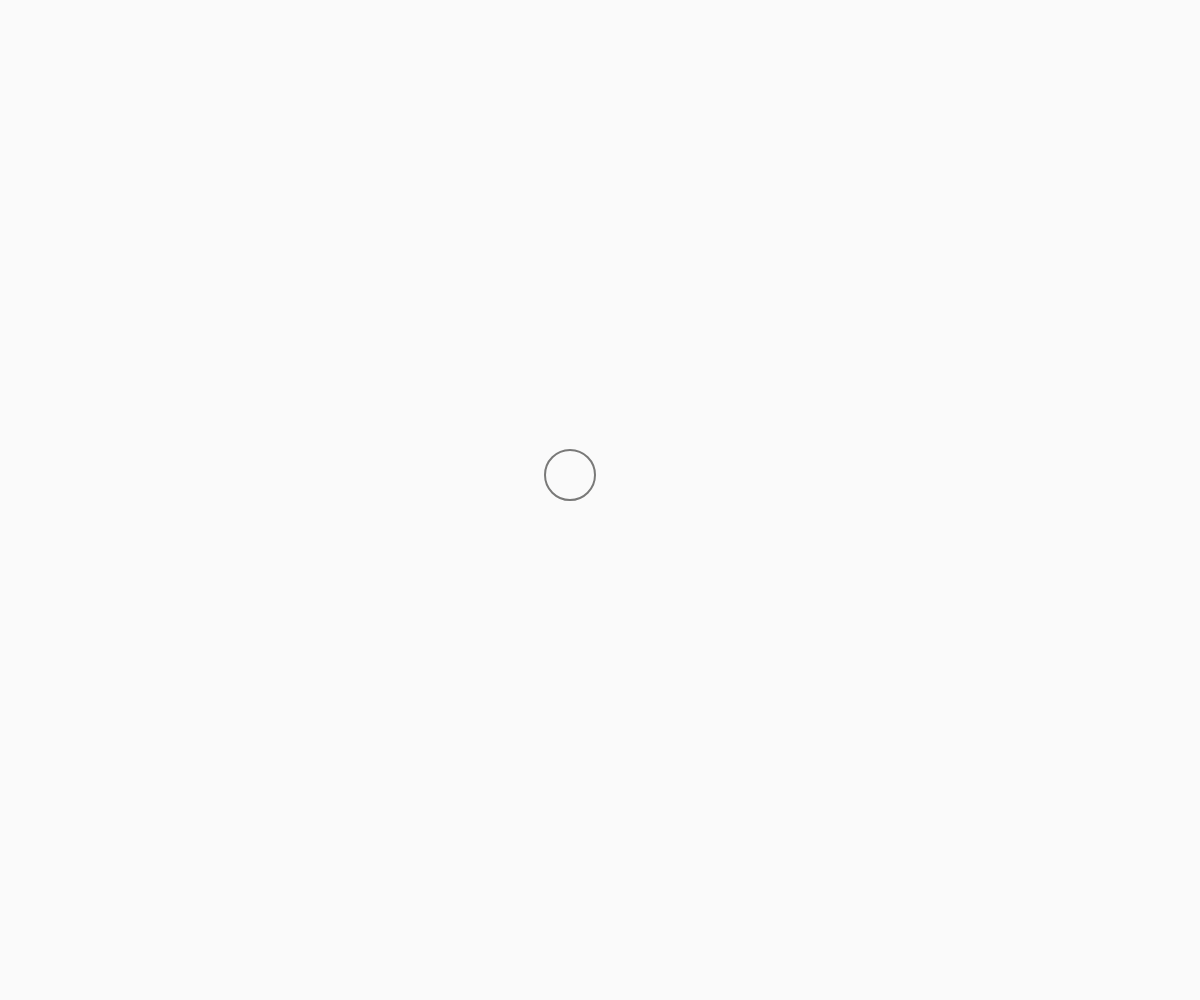
Frame 1 (no input)
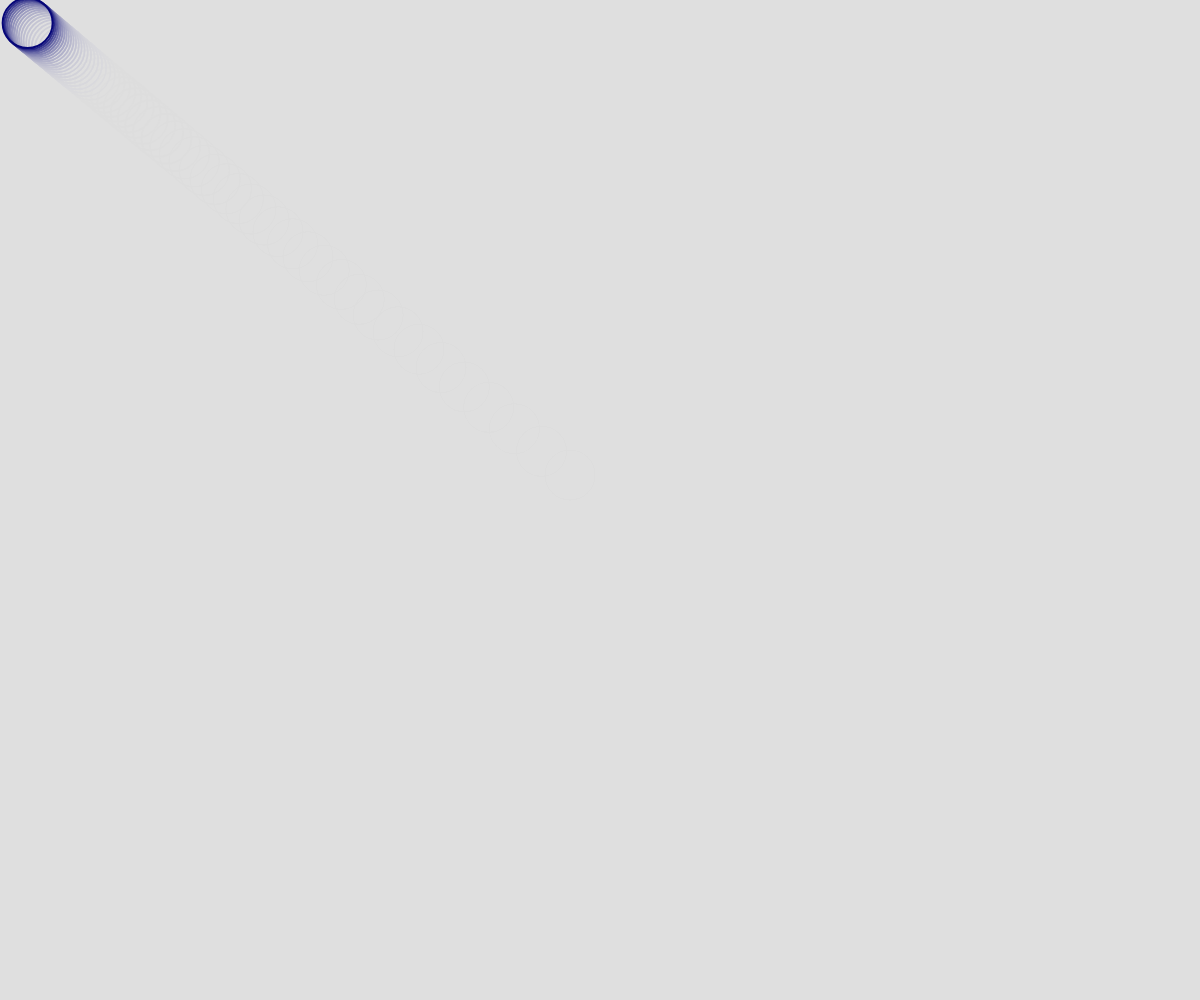
Frame 60 (no input)
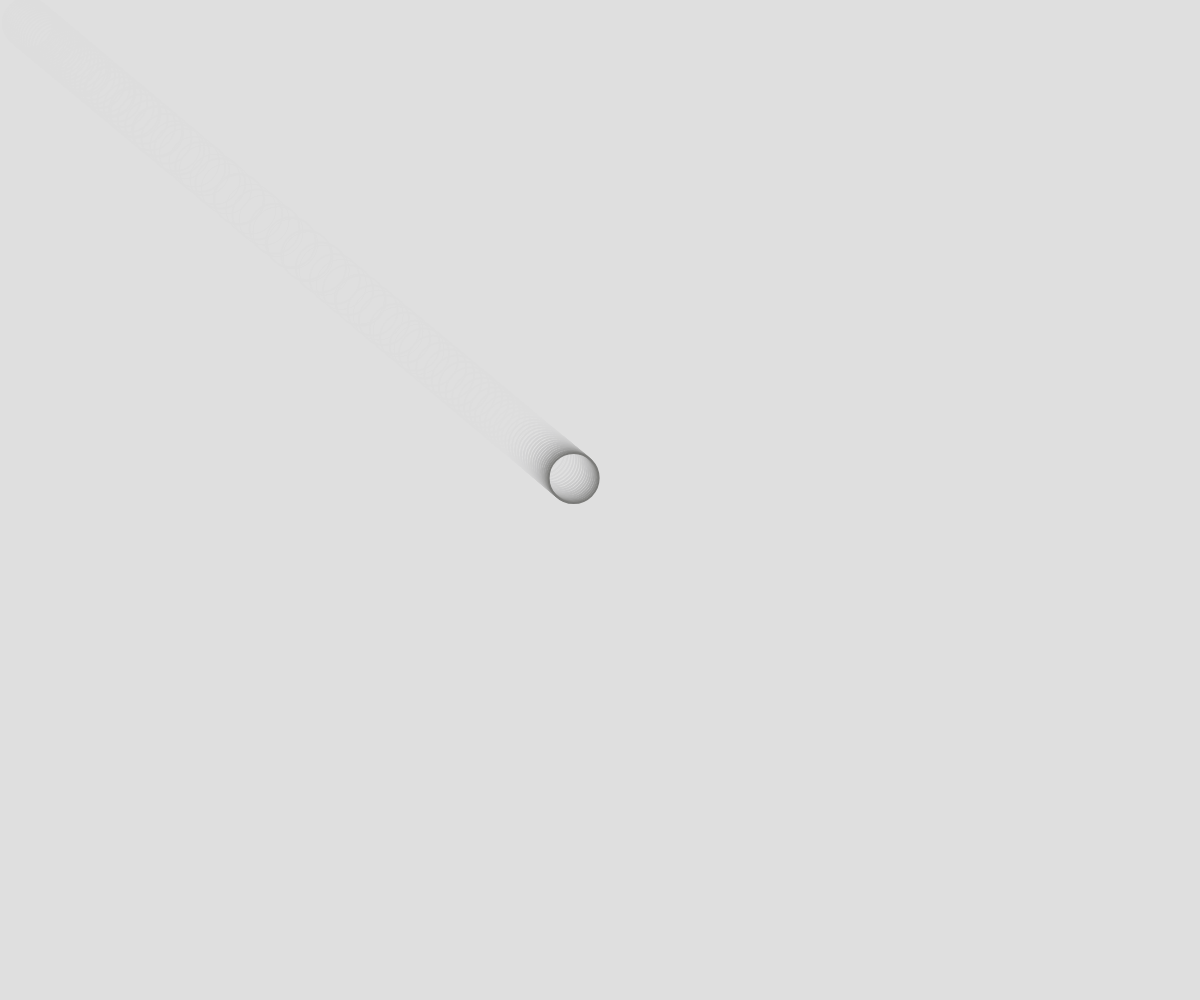
Frame 120 (the mouse pressed at the canvas centre since frame 60)

The p5.js sketch that drew these frames (run headless with seeded random() and noise() and a simulated clock; from frame 60 on, the mouse is pressed at the canvas centre):

// p5.js sketch
// ── sketch.js
// MouseWheel, Map, Lerp
// Mr. Scott
// Feb 26, 2026

let x, y;
let diameter = 50;

function setup() {
  createCanvas(windowWidth, windowHeight);
  x = width/2;   y = height/2;
  noFill();
  strokeWeight(2);
}

function draw() {
  background(220,40);
  
  x = lerp(x, mouseX, 0.05);
  y = lerp(y, mouseY, 0.05);
  //line(x,y,mouseX, mouseY);

  let r = map(x, 0, width, 0, 255);
  let g = map(y, 0, height, 0, 255);
  let b = 120;
  stroke(r,g,b);

  circle(x,y,diameter);
}

function mouseWheel(event){
  //negative: scroll up  -100, -200, -300
  //positive: scroll down 100,  200, 300
  print(event.delta);
  if(event.delta < 0){  //UP
    diameter += 5;
  }
  else{ //DOWN
    diameter = max(10, diameter-5);
  }
}
